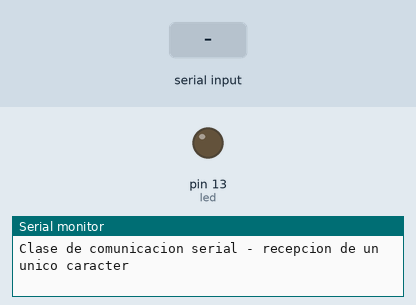
Recording of a sketch running on a simulated Arduino Uno, built with avr-gcc and run on an emulated ATmega328P. On the bench: output pins drawn as LEDs (lit = HIGH), the last lines printed to the serial monitor. Inputs (shaded band) come from the test bench.

Above: at 1.2 s.
1.3 s: "A" received over Serial
At 2.3 s:
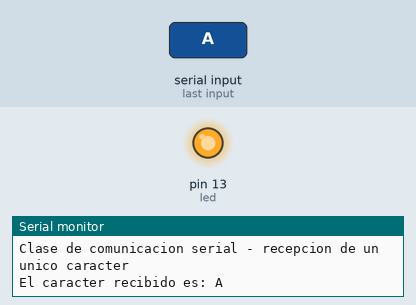
2.8 s: "B" received over Serial
At 3.5 s:
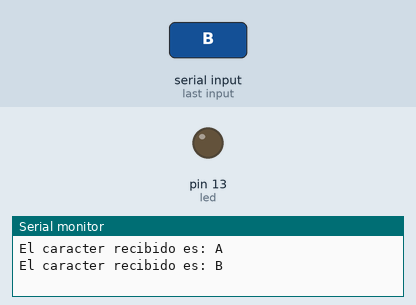
Timing chart, 0 to 5.8 s (numbered marks = the images above; inputs shaded):
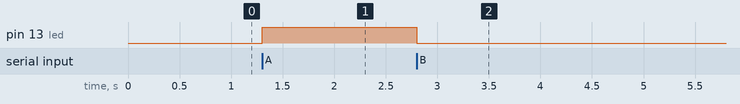

The sketch:

Comunicacion_Serial_CharArray.ino
```cpp
/*
 * Fundacion Kinal
 * Centro educativo tecnico laboral Kinal
 * Electronica
 * Grado: Quinto
 * Sección: A
 * Curso: Taller de electronica digital y reparación de computadoras I
 * Nombre: Profe Alejandro
 * Carnet: ---------
 * Proyecto: Comunicacion serial - recepcion de un solo caracter
*/


//***************MACROS*************************
#define led 13 //led conectado al pin 13 del arduino.
#define SerialBaudRate 9600 //velocidad de la comunicacion serial


void setup()
{
 Serial.begin(9600);
 pinMode(led, OUTPUT);
 digitalWrite(led, LOW);
 Serial.println("Clase de comunicacion serial - recepcion de un unico caracter");
}

void loop()
{
  //Mientras tenga caracteres disponibles para leer en los pines de comunicacion serial
  while(Serial.available()>0)
  {
    //Guardo el caracter recibido por medio de la comunicacion serial
    char caracter_recibido = Serial.read();

    if(caracter_recibido == 'A')
    {
      //Si he recibido la letra mayuscula A
      digitalWrite(led, HIGH); //enciendo el led
    }
    else if(caracter_recibido == 'B')
    {
     digitalWrite(led, LOW);
    }

    //La siguiente linea es unicamente para ver el caracter recibido
    Serial.print("El caracter recibido es: ");
    Serial.println(caracter_recibido);
  }
}
```

Measured:
- after the input at 1.3 s, pin 13 (led): LOW → HIGH at once
- after the input at 2.8 s, pin 13 (led): HIGH → LOW at once
